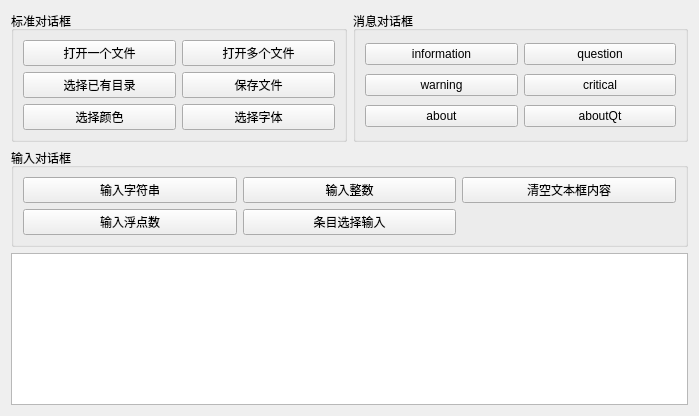
<?xml version="1.0" encoding="UTF-8"?>
<ui version="4.0">
 <class>Widget</class>
 <widget class="QWidget" name="Widget">
  <property name="geometry">
   <rect>
    <x>0</x>
    <y>0</y>
    <width>699</width>
    <height>416</height>
   </rect>
  </property>
  <property name="windowTitle">
   <string>标准对话康</string>
  </property>
  <layout class="QGridLayout" name="gridLayout_4">
   <item row="0" column="0">
    <widget class="QGroupBox" name="groupBox">
     <property name="title">
      <string>标准对话框</string>
     </property>
     <layout class="QGridLayout" name="gridLayout">
      <item row="0" column="0">
       <widget class="QPushButton" name="btnOpenFile">
        <property name="text">
         <string>打开一个文件</string>
        </property>
       </widget>
      </item>
      <item row="0" column="1">
       <widget class="QPushButton" name="btnOpenFiles">
        <property name="text">
         <string>打开多个文件</string>
        </property>
       </widget>
      </item>
      <item row="1" column="0">
       <widget class="QPushButton" name="btnExistingDir">
        <property name="text">
         <string>选择已有目录</string>
        </property>
       </widget>
      </item>
      <item row="1" column="1">
       <widget class="QPushButton" name="btnSaveFile">
        <property name="text">
         <string>保存文件</string>
        </property>
       </widget>
      </item>
      <item row="2" column="0">
       <widget class="QPushButton" name="btnColor">
        <property name="text">
         <string>选择颜色</string>
        </property>
       </widget>
      </item>
      <item row="2" column="1">
       <widget class="QPushButton" name="btnFont">
        <property name="text">
         <string>选择字体</string>
        </property>
       </widget>
      </item>
     </layout>
    </widget>
   </item>
   <item row="0" column="1">
    <widget class="QGroupBox" name="groupBox_2">
     <property name="title">
      <string>消息对话框</string>
     </property>
     <layout class="QGridLayout" name="gridLayout_2">
      <item row="0" column="0">
       <widget class="QPushButton" name="btnInformation">
        <property name="text">
         <string>information</string>
        </property>
       </widget>
      </item>
      <item row="2" column="0">
       <widget class="QPushButton" name="btnAbout">
        <property name="text">
         <string>about</string>
        </property>
       </widget>
      </item>
      <item row="1" column="0">
       <widget class="QPushButton" name="btnWarning">
        <property name="text">
         <string>warning</string>
        </property>
       </widget>
      </item>
      <item row="1" column="1">
       <widget class="QPushButton" name="btnCritical">
        <property name="text">
         <string>critical</string>
        </property>
       </widget>
      </item>
      <item row="0" column="1">
       <widget class="QPushButton" name="btnQuestion">
        <property name="text">
         <string>question</string>
        </property>
       </widget>
      </item>
      <item row="2" column="1">
       <widget class="QPushButton" name="btnAboutQt">
        <property name="text">
         <string>aboutQt</string>
        </property>
       </widget>
      </item>
     </layout>
    </widget>
   </item>
   <item row="1" column="0" colspan="2">
    <widget class="QGroupBox" name="groupBox_3">
     <property name="title">
      <string>输入对话框</string>
     </property>
     <layout class="QGridLayout" name="gridLayout_3">
      <item row="0" column="0">
       <widget class="QPushButton" name="btnInputText">
        <property name="text">
         <string>输入字符串</string>
        </property>
       </widget>
      </item>
      <item row="0" column="1">
       <widget class="QPushButton" name="btnInputInt">
        <property name="text">
         <string>输入整数</string>
        </property>
       </widget>
      </item>
      <item row="0" column="2">
       <widget class="QPushButton" name="btnTextClear">
        <property name="text">
         <string>清空文本框内容</string>
        </property>
       </widget>
      </item>
      <item row="1" column="0">
       <widget class="QPushButton" name="btnInputFloat">
        <property name="text">
         <string>输入浮点数</string>
        </property>
       </widget>
      </item>
      <item row="1" column="1">
       <widget class="QPushButton" name="btnInputItem">
        <property name="text">
         <string>条目选择输入</string>
        </property>
       </widget>
      </item>
     </layout>
    </widget>
   </item>
   <item row="2" column="0" colspan="2">
    <widget class="QPlainTextEdit" name="plainTextEdit"/>
   </item>
  </layout>
 </widget>
 <resources/>
 <connections/>
</ui>
